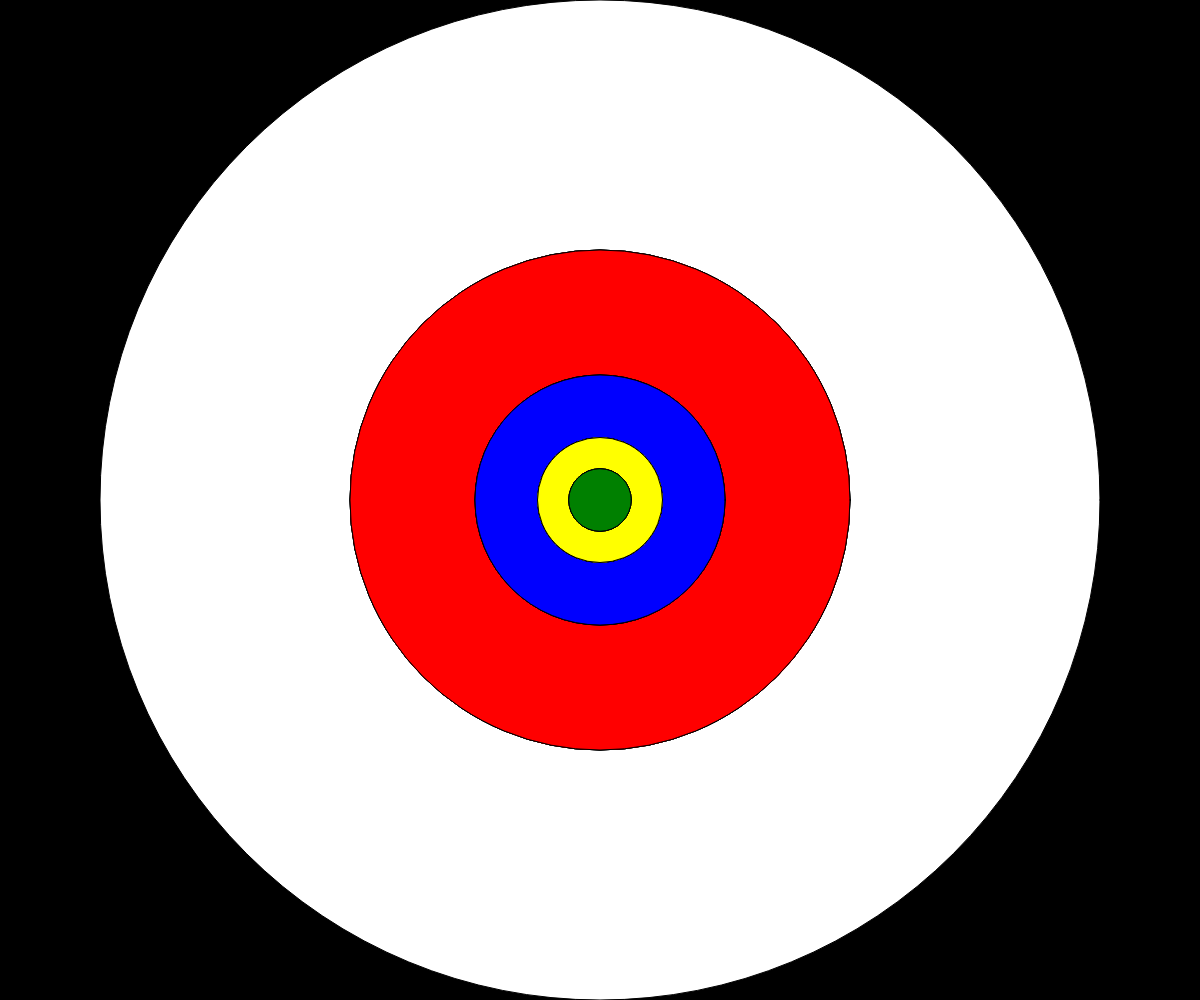
Frame 1 (no input)
Frame 60 (no input): identical to frame 1, image omitted
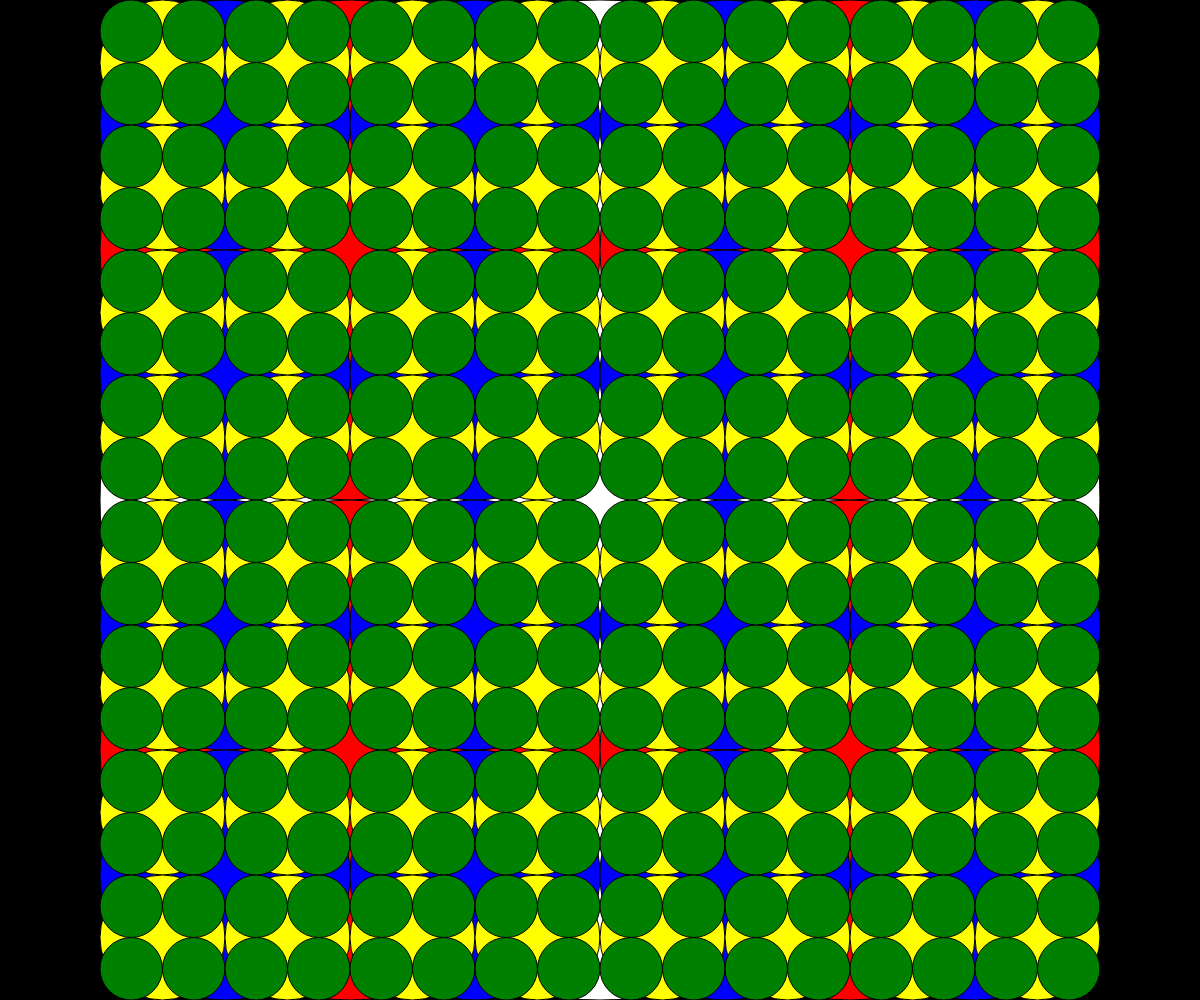
Frame 120 (the mouse pressed at the canvas centre since frame 60)

The p5.js sketch that drew these frames (run headless with seeded random() and noise() and a simulated clock; from frame 60 on, the mouse is pressed at the canvas centre):

// p5.js sketch
// ── sketch.js
// Circle Recursion

let theColors = ["white", "red", "blue", "yellow", "green", "orange", "purple", "violet"];

function setup() {
  createCanvas(windowWidth, windowHeight);
}

function draw() {
  background("black");
  recursiveCircle(width/2, height/2, height, 0);
}

function recursiveCircle(x, y, diameter, level) {
  fill(theColors[level]);
  circle(x, y, diameter);

  if (diameter > 100) {
    recursiveCircle(x - (mouseX/width/2)*diameter, y - (mouseY/height/2)*diameter, diameter/2, level+1);
    recursiveCircle(x - (mouseX/width/2)*diameter, y + (mouseY/height/2)*diameter, diameter/2, level+1);
    recursiveCircle(x + (mouseX/width/2)*diameter, y + (mouseY/height/2)*diameter, diameter/2, level+1);
    recursiveCircle(x + (mouseX/width/2)*diameter, y - (mouseY/height/2)*diameter, diameter/2, level+1);
  }
}
